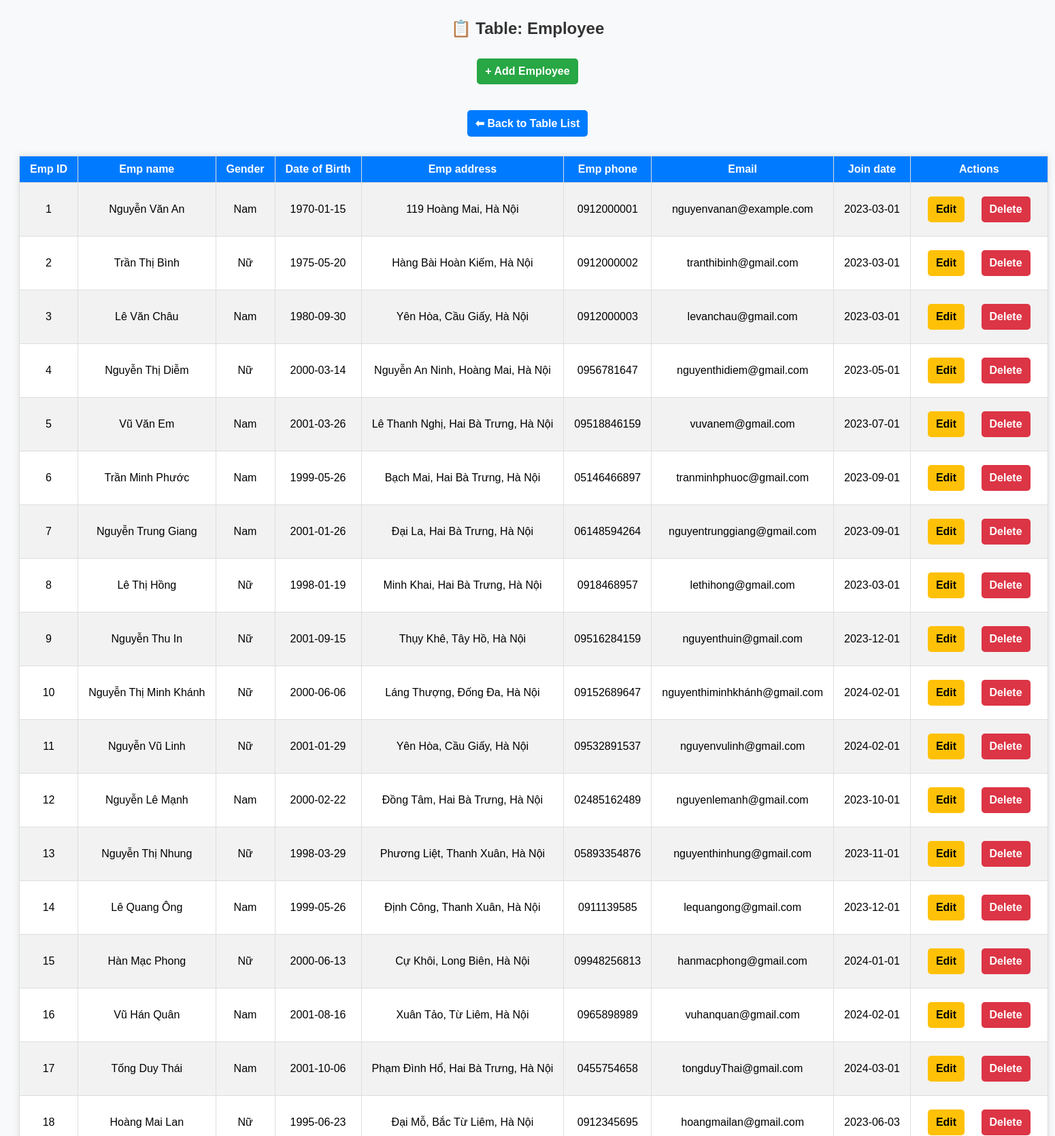
/view_tables.php?table=employee (upper part), run on the app's committed database.
### tables this page shows
create table employee(
emp_id int not null auto_increment,
emp_name varchar(30) not null,
gender varchar(3),
check (gender = 'nam' or gender = 'nữ'),
dob datetime,
emp_address varchar(100),
emp_phone varchar(12),
email varchar(30),
join_date date,
primary key (emp_id)
);

### view_tables.php (the view, shortened to what this page needs)
<?php
include 'connect.php';
if (isset($_GET['table'])) {
    $table = $_GET['table'];
    echo "<h2>📋 Table: " . ucfirst($table) . "</h2>";
    if ($table == 'employee') {
        echo "<a href='add_employee.php' class='btn btn-success' style='margin-bottom: 10px;'>+ Add Employee</a><br><br>";
    }
    echo "<a href='index.php' class='btn btn-back'>⬅ Back to Table List</a><br><br>";
    $query = "SELECT * FROM $table";
    $result = $conn->query($query);
    if ($result->num_rows > 0) {
        echo "<table border='1'>";
        echo "<tr>";
        $column_names = [
            "emp_id" => "Emp ID",
            "first_name" => "First Name",
            "last_name" => "Last Name",
            "dob" => "Date of Birth",
            "joindate" => "Join Date",
            "gender" => "Gender",
            "position" => "Position",
            "department" => "Department",
            "salary" => "Salary"
        ];
        while ($field = $result->fetch_field()) {
            $col_name = $field->name;
            echo "<th>" . ($column_names[$col_name] ?? ucfirst(str_replace('_', ' ', $col_name))) . "</th>";
        }
        if ($table == 'employee') {
            echo "<th>Actions</th>";
        }
        echo "</tr>";
        while ($row = $result->fetch_assoc()) {
            echo "<tr>";
            foreach ($row as $key => $value) {
                if (preg_match('/date|dob|joindate/i', $key)) {
                    $value = date("Y-m-d", strtotime($value));
                }
                echo "<td>{$value}</td>";
            }
            if ($table == 'employee') {
                echo "<td>
                        <a href='edit_employee.php?emp_id={$row['emp_id']}' class='btn btn-warning'>Edit</a>
                        <a href='delete_employee.php?emp_id={$row['emp_id']}' class='btn btn-danger' onclick='return confirm(\"Are you sure you want to delete this employee?\")'>Delete</a>
                      </td>";
            }
            echo "</tr>";
        }
        echo "</table>";
    } else {
        echo "<p>No data available.</p>";
    }
}
?>
<!DOCTYPE html>
<html lang="en">
<head>
</head>
<body>
</body>
</html>

### view_tables.php (style rules this page uses)
body { font-family: Arial, sans-serif; background-color: #f8f9fa; text-align: center; padding: 20px; }
h2 { color: #333; }
.btn { display: inline-block; padding: 10px 12px; text-decoration: none; border-radius: 5px; margin: 10px; font-weight: bold; }
.btn-success { background-color: #28a745; color: white; }
.btn-warning { background-color: #ffc107; color: black; }
.btn-danger { background-color: #dc3545; color: white; }
.btn-back { background-color: #007bff; color: white; }
table { width: 80%; margin: auto; border-collapse: collapse; background-color: white; box-shadow: 0px 0px 10px rgba(0, 0, 0, 0.1); }
th, td { border: 1px solid #ddd; padding: 10px 15px; text-align: center; white-space: nowrap; }
th { background-color: #007bff; color: white; font-weight: bold; }
tr:nth-child(even) { background-color: #f2f2f2; }

### data on the page
employee: emp_id "1", emp_name "Nguyễn Văn An", gender "Nam", dob "1970-01-15", emp_address "119 Hoàng Mai, Hà Nội", emp_phone "0912000001", email "nguyenvanan@example.com", join_date "2023-03-01"
employee: emp_id "2", emp_name "Trần Thị Bình", gender "Nữ", dob "1975-05-20", emp_address "Hàng Bài Hoàn Kiếm, Hà Nội", emp_phone "0912000002", email "tranthibinh@gmail.com", join_date "2023-03-01"
employee: emp_id "3", emp_name "Lê Văn Châu", gender "Nam", dob "1980-09-30", emp_address "Yên Hòa, Cầu Giấy, Hà Nội", emp_phone "0912000003", email "levanchau@gmail.com", join_date "2023-03-01"
employee: emp_id "4", emp_name "Nguyễn Thị Diễm", gender "Nữ", dob "2000-03-14", emp_address "Nguyễn An Ninh, Hoàng Mai, Hà Nội", emp_phone "0956781647", email "nguyenthidiem@gmail.com", join_date "2023-05-01"
employee: emp_id "5", emp_name "Vũ Văn Em", gender "Nam", dob "2001-03-26", emp_address "Lê Thanh Nghị, Hai Bà Trưng, Hà Nội", emp_phone "09518846159", email "vuvanem@gmail.com", join_date "2023-07-01"
employee: emp_id "6", emp_name "Trần Minh Phước", gender "Nam", dob "1999-05-26", emp_address "Bạch Mai, Hai Bà Trưng, Hà Nội", emp_phone "05146466897", email "tranminhphuoc@gmail.com", join_date "2023-09-01"
employee: emp_id "7", emp_name "Nguyễn Trung Giang", gender "Nam", dob "2001-01-26", emp_address "Đại La, Hai Bà Trưng, Hà Nội", emp_phone "06148594264", email "nguyentrunggiang@gmail.com", join_date "2023-09-01"
employee: emp_id "8", emp_name "Lê Thị Hồng", gender "Nữ", dob "1998-01-19", emp_address "Minh Khai, Hai Bà Trưng, Hà Nội", emp_phone "0918468957", email "lethihong@gmail.com", join_date "2023-03-01"
employee: emp_id "9", emp_name "Nguyễn Thu In", gender "Nữ", dob "2001-09-15", emp_address "Thụy Khê, Tây Hồ, Hà Nội", emp_phone "09516284159", email "nguyenthuin@gmail.com", join_date "2023-12-01"
employee: emp_id "10", emp_name "Nguyễn Thị Minh Khánh", gender "Nữ", dob "2000-06-06", emp_address "Láng Thượng, Đống Đa, Hà Nội", emp_phone "09152689647", email "nguyenthiminhkhánh@gmail.com", join_date "2024-02-01"
employee: emp_id "11", emp_name "Nguyễn Vũ Linh", gender "Nữ", dob "2001-01-29", emp_address "Yên Hòa, Cầu Giấy, Hà Nội", emp_phone "09532891537", email "nguyenvulinh@gmail.com", join_date "2024-02-01"
employee: emp_id "12", emp_name "Nguyễn Lê Mạnh", gender "Nam", dob "2000-02-22", emp_address "Đồng Tâm, Hai Bà Trưng, Hà Nội", emp_phone "02485162489", email "nguyenlemanh@gmail.com", join_date "2023-10-01"
employee: emp_id "13", emp_name "Nguyễn Thị Nhung", gender "Nữ", dob "1998-03-29", emp_address "Phương Liệt, Thanh Xuân, Hà Nội", emp_phone "05893354876", email "nguyenthinhung@gmail.com", join_date "2023-11-01"
employee: emp_id "14", emp_name "Lê Quang Ông", gender "Nam", dob "1999-05-26", emp_address "Định Công, Thanh Xuân, Hà Nội", emp_phone "0911139585", email "lequangong@gmail.com", join_date "2023-12-01"
employee: emp_id "15", emp_name "Hàn Mạc Phong", gender "Nữ", dob "2000-06-13", emp_address "Cự Khôi, Long Biên, Hà Nội", emp_phone "09948256813", email "hanmacphong@gmail.com", join_date "2024-01-01"
employee: emp_id "16", emp_name "Vũ Hán Quân", gender "Nam", dob "2001-08-16", emp_address "Xuân Tảo, Từ Liêm, Hà Nội", emp_phone "0965898989", email "vuhanquan@gmail.com", join_date "2024-02-01"
employee: emp_id "17", emp_name "Tống Duy Thái", gender "Nam", dob "2001-10-06", emp_address "Phạm Đình Hổ, Hai Bà Trưng, Hà Nội", emp_phone "0455754658", email "tongduyThai@gmail.com", join_date "2024-03-01"
employee: emp_id "18", emp_name "Hoàng Mai Lan", gender "Nữ", dob "1995-06-23", emp_address "Đại Mỗ, Bắc Từ Liêm, Hà Nội", emp_phone "0912345695", email "hoangmailan@gmail.com", join_date "2023-06-03"

### other printed values
$table "Employee"
$column_names[$col_name] "Emp ID"
$column_names[$col_name] "Emp name"
$column_names[$col_name] "Gender"
$column_names[$col_name] "Date of Birth"
$column_names[$col_name] "Emp address"
$column_names[$col_name] "Emp phone"
$column_names[$col_name] "Email"
$column_names[$col_name] "Join date"
